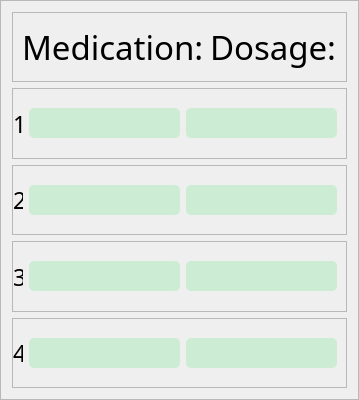
                  <widget class="QFrame" name="frame_12">
                   <property name="minimumSize">
                    <size>
                     <width>0</width>
                     <height>400</height>
                    </size>
                   </property>
                   <property name="maximumSize">
                    <size>
                     <width>400</width>
                     <height>16777215</height>
                    </size>
                   </property>
                   <property name="styleSheet">
                    <string notr="true"/>
                   </property>
                   <property name="frameShape">
                    <enum>QFrame::StyledPanel</enum>
                   </property>
                   <property name="frameShadow">
                    <enum>QFrame::Raised</enum>
                   </property>
                   <layout class="QVBoxLayout" name="verticalLayout_5">
                    <item>
                     <widget class="QFrame" name="frame_17">
                      <property name="frameShape">
                       <enum>QFrame::StyledPanel</enum>
                      </property>
                      <property name="frameShadow">
                       <enum>QFrame::Raised</enum>
                      </property>
                      <layout class="QHBoxLayout" name="horizontalLayout_7">
                       <item alignment="Qt::AlignHCenter">
                        <widget class="QLabel" name="label_6">
                         <property name="font">
                          <font>
                           <family>Bahnschrift Condensed</family>
                           <pointsize>25</pointsize>
                           <bold>false</bold>
                           <underline>false</underline>
                          </font>
                         </property>
                         <property name="text">
                          <string>Medication:</string>
                         </property>
                        </widget>
                       </item>
                       <item alignment="Qt::AlignHCenter">
                        <widget class="QLabel" name="label_8">
                         <property name="font">
                          <font>
                           <family>Bahnschrift Condensed</family>
                           <pointsize>25</pointsize>
                           <bold>false</bold>
                           <underline>false</underline>
                          </font>
                         </property>
                         <property name="text">
                          <string>Dosage:</string>
                         </property>
                        </widget>
                       </item>
                      </layout>
                     </widget>
                    </item>
                    <item>
                     <widget class="QFrame" name="frame_24">
                      <property name="frameShape">
                       <enum>QFrame::StyledPanel</enum>
                      </property>
                      <property name="frameShadow">
                       <enum>QFrame::Raised</enum>
                      </property>
                      <layout class="QHBoxLayout" name="horizontalLayout_8">
                       <property name="leftMargin">
                        <number>0</number>
                       </property>
                       <item>
                        <widget class="QLabel" name="label_14">
                         <property name="maximumSize">
                          <size>
                           <width>10</width>
                           <height>16777215</height>
                          </size>
                         </property>
                         <property name="font">
                          <font>
                           <family>Bahnschrift Condensed</family>
                           <pointsize>17</pointsize>
                           <bold>false</bold>
                           <underline>false</underline>
                          </font>
                         </property>
                         <property name="text">
                          <string>1</string>
                         </property>
                        </widget>
                       </item>
                       <item>
                        <widget class="QLineEdit" name="Reason_for_visit_entry_13">
                         <property name="minimumSize">
                          <size>
                           <width>0</width>
                           <height>30</height>
                          </size>
                         </property>
                         <property name="maximumSize">
                          <size>
                           <width>16777215</width>
                           <height>16777215</height>
                          </size>
                         </property>
                         <property name="styleSheet">
                          <string notr="true">QLineEdit{
background-color: rgb(204, 236, 211);
border-radius:5px;
}
QLineEdit:focus{
background-color:rgb(255, 255, 255)
}</string>
                         </property>
                         <property name="placeholderText">
                          <string/>
                         </property>
                        </widget>
                       </item>
                       <item>
                        <widget class="QLineEdit" name="Reason_for_visit_entry_14">
                         <property name="minimumSize">
                          <size>
                           <width>0</width>
                           <height>30</height>
                          </size>
                         </property>
                         <property name="maximumSize">
                          <size>
                           <width>16777215</width>
                           <height>16777215</height>
                          </size>
                         </property>
                         <property name="styleSheet">
                          <string notr="true">QLineEdit{
background-color: rgb(204, 236, 211);
border-radius:5px;
}
QLineEdit:focus{
background-color:rgb(255, 255, 255)
}</string>
                         </property>
                         <property name="placeholderText">
                          <string/>
                         </property>
                        </widget>
                       </item>
                      </layout>
                     </widget>
                    </item>
                    <item>
                     <widget class="QFrame" name="frame_26">
                      <property name="frameShape">
                       <enum>QFrame::StyledPanel</enum>
                      </property>
                      <property name="frameShadow">
                       <enum>QFrame::Raised</enum>
                      </property>
                      <layout class="QHBoxLayout" name="horizontalLayout_12">
                       <property name="leftMargin">
                        <number>0</number>
                       </property>
                       <item alignment="Qt::AlignLeft">
                        <widget class="QLabel" name="label_16">
                         <property name="maximumSize">
                          <size>
                           <width>10</width>
                           <height>16777215</height>
                          </size>
                         </property>
                         <property name="font">
                          <font>
                           <family>Bahnschrift Condensed</family>
                           <pointsize>17</pointsize>
                           <bold>false</bold>
                           <underline>false</underline>
                          </font>
                         </property>
                         <property name="text">
                          <string>2</string>
                         </property>
                        </widget>
                       </item>
                       <item>
                        <widget class="QLineEdit" name="Reason_for_visit_entry_17">
                         <property name="minimumSize">
                          <size>
                           <width>0</width>
                           <height>30</height>
                          </size>
                         </property>
                         <property name="maximumSize">
                          <size>
                           <width>16777215</width>
                           <height>16777215</height>
                          </size>
                         </property>
                         <property name="styleSheet">
                          <string notr="true">QLineEdit{
background-color: rgb(204, 236, 211);
border-radius:5px;
}
QLineEdit:focus{
background-color:rgb(255, 255, 255)
}</string>
                         </property>
                         <property name="placeholderText">
                          <string/>
                         </property>
                        </widget>
                       </item>
                       <item>
                        <widget class="QLineEdit" name="Reason_for_visit_entry_18">
                         <property name="minimumSize">
                          <size>
                           <width>0</width>
                           <height>30</height>
                          </size>
                         </property>
                         <property name="maximumSize">
                          <size>
                           <width>16777215</width>
                           <height>16777215</height>
                          </size>
                         </property>
                         <property name="styleSheet">
                          <string notr="true">QLineEdit{
background-color: rgb(204, 236, 211);
border-radius:5px;
}
QLineEdit:focus{
background-color:rgb(255, 255, 255)
}</string>
                         </property>
                         <property name="placeholderText">
                          <string/>
                         </property>
                        </widget>
                       </item>
                      </layout>
                     </widget>
                    </item>
                    <item>
                     <widget class="QFrame" name="frame_25">
                      <property name="frameShape">
                       <enum>QFrame::StyledPanel</enum>
                      </property>
                      <property name="frameShadow">
                       <enum>QFrame::Raised</enum>
                      </property>
                      <layout class="QHBoxLayout" name="horizontalLayout_11">
                       <property name="leftMargin">
                        <number>0</number>
                       </property>
                       <item alignment="Qt::AlignLeft">
                        <widget class="QLabel" name="label_15">
                         <property name="maximumSize">
                          <size>
                           <width>10</width>
                           <height>16777215</height>
                          </size>
                         </property>
                         <property name="font">
                          <font>
                           <family>Bahnschrift Condensed</family>
                           <pointsize>17</pointsize>
                           <bold>false</bold>
                           <underline>false</underline>
                          </font>
                         </property>
                         <property name="text">
                          <string>3</string>
                         </property>
                        </widget>
                       </item>
                       <item>
                        <widget class="QLineEdit" name="Reason_for_visit_entry_15">
                         <property name="minimumSize">
                          <size>
                           <width>0</width>
                           <height>30</height>
                          </size>
                         </property>
                         <property name="maximumSize">
                          <size>
                           <width>16777215</width>
                           <height>16777215</height>
                          </size>
                         </property>
                         <property name="styleSheet">
                          <string notr="true">QLineEdit{
background-color: rgb(204, 236, 211);
border-radius:5px;
}
QLineEdit:focus{
background-color:rgb(255, 255, 255)
}</string>
                         </property>
                         <property name="placeholderText">
                          <string/>
                         </property>
                        </widget>
                       </item>
                       <item>
                        <widget class="QLineEdit" name="Reason_for_visit_entry_16">
                         <property name="minimumSize">
                          <size>
                           <width>0</width>
                           <height>30</height>
                          </size>
                         </property>
                         <property name="maximumSize">
                          <size>
                           <width>16777215</width>
                           <height>16777215</height>
                          </size>
                         </property>
                         <property name="styleSheet">
                          <string notr="true">QLineEdit{
background-color: rgb(204, 236, 211);
border-radius:5px;
}
QLineEdit:focus{
background-color:rgb(255, 255, 255)
}</string>
                         </property>
                         <property name="placeholderText">
                          <string/>
                         </property>
                        </widget>
                       </item>
                      </layout>
                     </widget>
                    </item>
                    <item>
                     <widget class="QFrame" name="frame_27">
                      <property name="frameShape">
                       <enum>QFrame::StyledPanel</enum>
                      </property>
                      <property name="frameShadow">
                       <enum>QFrame::Raised</enum>
                      </property>
                      <layout class="QHBoxLayout" name="horizontalLayout_13">
                       <property name="leftMargin">
                        <number>0</number>
                       </property>
                       <item alignment="Qt::AlignLeft">
                        <widget class="QLabel" name="label_17">
                         <property name="maximumSize">
                          <size>
                           <width>10</width>
                           <height>16777215</height>
                          </size>
                         </property>
                         <property name="font">
                          <font>
                           <family>Bahnschrift Condensed</family>
                           <pointsize>17</pointsize>
                           <bold>false</bold>
                           <underline>false</underline>
                          </font>
                         </property>
                         <property name="text">
                          <string>4</string>
                         </property>
                        </widget>
                       </item>
                       <item>
                        <widget class="QLineEdit" name="Reason_for_visit_entry_19">
                         <property name="minimumSize">
                          <size>
                           <width>0</width>
                           <height>30</height>
                          </size>
                         </property>
                         <property name="maximumSize">
                          <size>
                           <width>16777215</width>
                           <height>16777215</height>
                          </size>
                         </property>
                         <property name="styleSheet">
                          <string notr="true">QLineEdit{
background-color: rgb(204, 236, 211);
border-radius:5px;
}
QLineEdit:focus{
background-color:rgb(255, 255, 255)
}</string>
                         </property>
                         <property name="placeholderText">
                          <string/>
                         </property>
                        </widget>
                       </item>
                       <item>
                        <widget class="QLineEdit" name="Reason_for_visit_entry_20">
                         <property name="minimumSize">
                          <size>
                           <width>0</width>
                           <height>30</height>
                          </size>
                         </property>
                         <property name="maximumSize">
                          <size>
                           <width>16777215</width>
                           <height>16777215</height>
                          </size>
                         </property>
                         <property name="styleSheet">
                          <string notr="true">QLineEdit{
background-color: rgb(204, 236, 211);
border-radius:5px;
}
QLineEdit:focus{
background-color:rgb(255, 255, 255)
}</string>
                         </property>
                         <property name="placeholderText">
                          <string/>
                         </property>
                        </widget>
                       </item>
                      </layout>
                     </widget>
                    </item>
                   </layout>
                  </widget>
